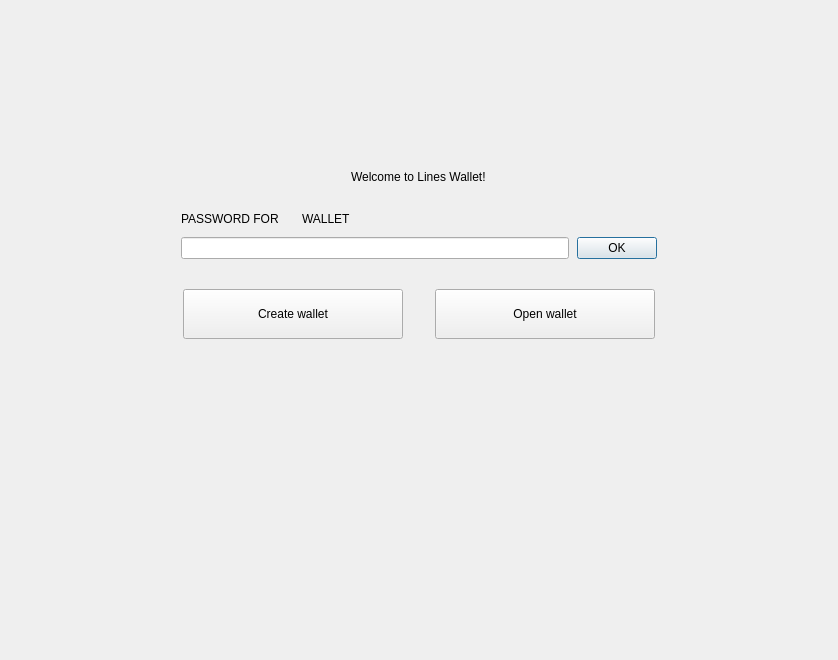
<?xml version="1.0" encoding="UTF-8"?>
<ui version="4.0">
 <class>NoWalletFrame</class>
 <widget class="QFrame" name="NoWalletFrame">
  <property name="geometry">
   <rect>
    <x>0</x>
    <y>0</y>
    <width>838</width>
    <height>660</height>
   </rect>
  </property>
  <property name="windowTitle">
   <string>Frame</string>
  </property>
  <property name="frameShape">
   <enum>QFrame::NoFrame</enum>
  </property>
  <property name="frameShadow">
   <enum>QFrame::Raised</enum>
  </property>
  <layout class="QVBoxLayout" name="verticalLayout">
   <property name="spacing">
    <number>0</number>
   </property>
   <property name="leftMargin">
    <number>0</number>
   </property>
   <property name="topMargin">
    <number>0</number>
   </property>
   <property name="rightMargin">
    <number>0</number>
   </property>
   <property name="bottomMargin">
    <number>0</number>
   </property>
   <item>
    <spacer name="verticalSpacer">
     <property name="orientation">
      <enum>Qt::Vertical</enum>
     </property>
     <property name="sizeType">
      <enum>QSizePolicy::Fixed</enum>
     </property>
     <property name="sizeHint" stdset="0">
      <size>
       <width>20</width>
       <height>170</height>
      </size>
     </property>
    </spacer>
   </item>
   <item alignment="Qt::AlignHCenter">
    <widget class="WalletGui::WalletHeaderLabel" name="m_welcomeLabel">
     <property name="text">
      <string>Welcome to Lines Wallet!</string>
     </property>
    </widget>
   </item>
   <item>
    <spacer name="verticalSpacer_4">
     <property name="orientation">
      <enum>Qt::Vertical</enum>
     </property>
     <property name="sizeType">
      <enum>QSizePolicy::Fixed</enum>
     </property>
     <property name="sizeHint" stdset="0">
      <size>
       <width>20</width>
       <height>25</height>
      </size>
     </property>
    </spacer>
   </item>
   <item alignment="Qt::AlignHCenter">
    <widget class="QFrame" name="m_passwordFrame">
     <property name="minimumSize">
      <size>
       <width>476</width>
       <height>0</height>
      </size>
     </property>
     <property name="maximumSize">
      <size>
       <width>338</width>
       <height>16777215</height>
      </size>
     </property>
     <property name="frameShape">
      <enum>QFrame::NoFrame</enum>
     </property>
     <property name="frameShadow">
      <enum>QFrame::Raised</enum>
     </property>
     <layout class="QVBoxLayout" name="verticalLayout_2">
      <property name="spacing">
       <number>8</number>
      </property>
      <property name="leftMargin">
       <number>0</number>
      </property>
      <property name="topMargin">
       <number>0</number>
      </property>
      <property name="rightMargin">
       <number>0</number>
      </property>
      <property name="bottomMargin">
       <number>0</number>
      </property>
      <item>
       <layout class="QHBoxLayout" name="horizontalLayout_4">
        <item>
         <widget class="QLabel" name="m_passwordTextLabel">
          <property name="sizePolicy">
           <sizepolicy hsizetype="Maximum" vsizetype="Preferred">
            <horstretch>0</horstretch>
            <verstretch>0</verstretch>
           </sizepolicy>
          </property>
          <property name="styleSheet">
           <string notr="true">[errorState=&quot;true&quot;] {
  color: #ef3131;
}</string>
          </property>
          <property name="text">
           <string>PASSWORD FOR</string>
          </property>
         </widget>
        </item>
        <item>
         <widget class="QLabel" name="m_walletNameLabel">
          <property name="text">
           <string/>
          </property>
         </widget>
        </item>
        <item>
         <widget class="QLabel" name="m_walletTextLabel">
          <property name="text">
           <string>WALLET</string>
          </property>
         </widget>
        </item>
        <item>
         <spacer name="horizontalSpacer_4">
          <property name="orientation">
           <enum>Qt::Horizontal</enum>
          </property>
          <property name="sizeHint" stdset="0">
           <size>
            <width>40</width>
            <height>20</height>
           </size>
          </property>
         </spacer>
        </item>
       </layout>
      </item>
      <item>
       <layout class="QHBoxLayout" name="horizontalLayout_5">
        <item>
         <widget class="QLineEdit" name="m_passwordEdit">
          <property name="sizePolicy">
           <sizepolicy hsizetype="Expanding" vsizetype="Fixed">
            <horstretch>0</horstretch>
            <verstretch>0</verstretch>
           </sizepolicy>
          </property>
          <property name="styleSheet">
           <string notr="true">[errorState=&quot;true&quot;] {
  border-color: #ef3131;
}</string>
          </property>
          <property name="echoMode">
           <enum>QLineEdit::Password</enum>
          </property>
         </widget>
        </item>
        <item>
         <widget class="WalletGui::WalletOkButton" name="m_okButton">
          <property name="enabled">
           <bool>true</bool>
          </property>
          <property name="text">
           <string>OK</string>
          </property>
          <property name="default">
           <bool>true</bool>
          </property>
         </widget>
        </item>
       </layout>
      </item>
     </layout>
    </widget>
   </item>
   <item>
    <spacer name="verticalSpacer_2">
     <property name="orientation">
      <enum>Qt::Vertical</enum>
     </property>
     <property name="sizeType">
      <enum>QSizePolicy::Fixed</enum>
     </property>
     <property name="sizeHint" stdset="0">
      <size>
       <width>20</width>
       <height>30</height>
      </size>
     </property>
    </spacer>
   </item>
   <item>
    <layout class="QHBoxLayout" name="horizontalLayout">
     <property name="spacing">
      <number>0</number>
     </property>
     <item>
      <spacer name="horizontalSpacer_2">
       <property name="orientation">
        <enum>Qt::Horizontal</enum>
       </property>
       <property name="sizeHint" stdset="0">
        <size>
         <width>40</width>
         <height>20</height>
        </size>
       </property>
      </spacer>
     </item>
     <item>
      <widget class="WalletGui::WalletLargeBlueButton" name="m_createWalletButton">
       <property name="sizePolicy">
        <sizepolicy hsizetype="Fixed" vsizetype="Fixed">
         <horstretch>0</horstretch>
         <verstretch>0</verstretch>
        </sizepolicy>
       </property>
       <property name="minimumSize">
        <size>
         <width>220</width>
         <height>50</height>
        </size>
       </property>
       <property name="maximumSize">
        <size>
         <width>220</width>
         <height>50</height>
        </size>
       </property>
       <property name="text">
        <string>Create wallet</string>
       </property>
      </widget>
     </item>
     <item>
      <spacer name="horizontalSpacer">
       <property name="orientation">
        <enum>Qt::Horizontal</enum>
       </property>
       <property name="sizeType">
        <enum>QSizePolicy::Fixed</enum>
       </property>
       <property name="sizeHint" stdset="0">
        <size>
         <width>32</width>
         <height>20</height>
        </size>
       </property>
      </spacer>
     </item>
     <item>
      <widget class="WalletGui::WalletLargeBlueButton" name="m_openWalletButton">
       <property name="sizePolicy">
        <sizepolicy hsizetype="Fixed" vsizetype="Fixed">
         <horstretch>0</horstretch>
         <verstretch>0</verstretch>
        </sizepolicy>
       </property>
       <property name="minimumSize">
        <size>
         <width>220</width>
         <height>50</height>
        </size>
       </property>
       <property name="maximumSize">
        <size>
         <width>220</width>
         <height>50</height>
        </size>
       </property>
       <property name="text">
        <string>Open wallet</string>
       </property>
      </widget>
     </item>
     <item>
      <spacer name="horizontalSpacer_3">
       <property name="orientation">
        <enum>Qt::Horizontal</enum>
       </property>
       <property name="sizeHint" stdset="0">
        <size>
         <width>40</width>
         <height>20</height>
        </size>
       </property>
      </spacer>
     </item>
    </layout>
   </item>
   <item>
    <spacer name="verticalSpacer_3">
     <property name="orientation">
      <enum>Qt::Vertical</enum>
     </property>
     <property name="sizeHint" stdset="0">
      <size>
       <width>20</width>
       <height>376</height>
      </size>
     </property>
    </spacer>
   </item>
  </layout>
 </widget>
 <customwidgets>
  <customwidget>
   <class>WalletGui::WalletOkButton</class>
   <extends>QPushButton</extends>
   <header>Gui/Common/WalletOkButton.h</header>
  </customwidget>
  <customwidget>
   <class>WalletGui::WalletHeaderLabel</class>
   <extends>QLabel</extends>
   <header>Gui/Common/WalletTextLabel.h</header>
  </customwidget>
  <customwidget>
   <class>WalletGui::WalletLargeBlueButton</class>
   <extends>QPushButton</extends>
   <header>Gui/Common/WalletBlueButton.h</header>
  </customwidget>
 </customwidgets>
 <resources/>
 <connections>
  <connection>
   <sender>m_okButton</sender>
   <signal>clicked()</signal>
   <receiver>NoWalletFrame</receiver>
   <slot>okClicked()</slot>
   <hints>
    <hint type="sourcelabel">
     <x>498</x>
     <y>266</y>
    </hint>
    <hint type="destinationlabel">
     <x>418</x>
     <y>329</y>
    </hint>
   </hints>
  </connection>
  <connection>
   <sender>m_passwordEdit</sender>
   <signal>textChanged(QString)</signal>
   <receiver>NoWalletFrame</receiver>
   <slot>passwordChanged(QString)</slot>
   <hints>
    <hint type="sourcelabel">
     <x>374</x>
     <y>265</y>
    </hint>
    <hint type="destinationlabel">
     <x>418</x>
     <y>329</y>
    </hint>
   </hints>
  </connection>
  <connection>
   <sender>m_passwordEdit</sender>
   <signal>returnPressed()</signal>
   <receiver>m_okButton</receiver>
   <slot>click()</slot>
   <hints>
    <hint type="sourcelabel">
     <x>374</x>
     <y>265</y>
    </hint>
    <hint type="destinationlabel">
     <x>616</x>
     <y>256</y>
    </hint>
   </hints>
  </connection>
 </connections>
 <slots>
  <signal>createWalletClickedSignal()</signal>
  <signal>openWalletClickedSignal()</signal>
  <slot>okClicked()</slot>
  <slot>passwordChanged(QString)</slot>
 </slots>
</ui>
